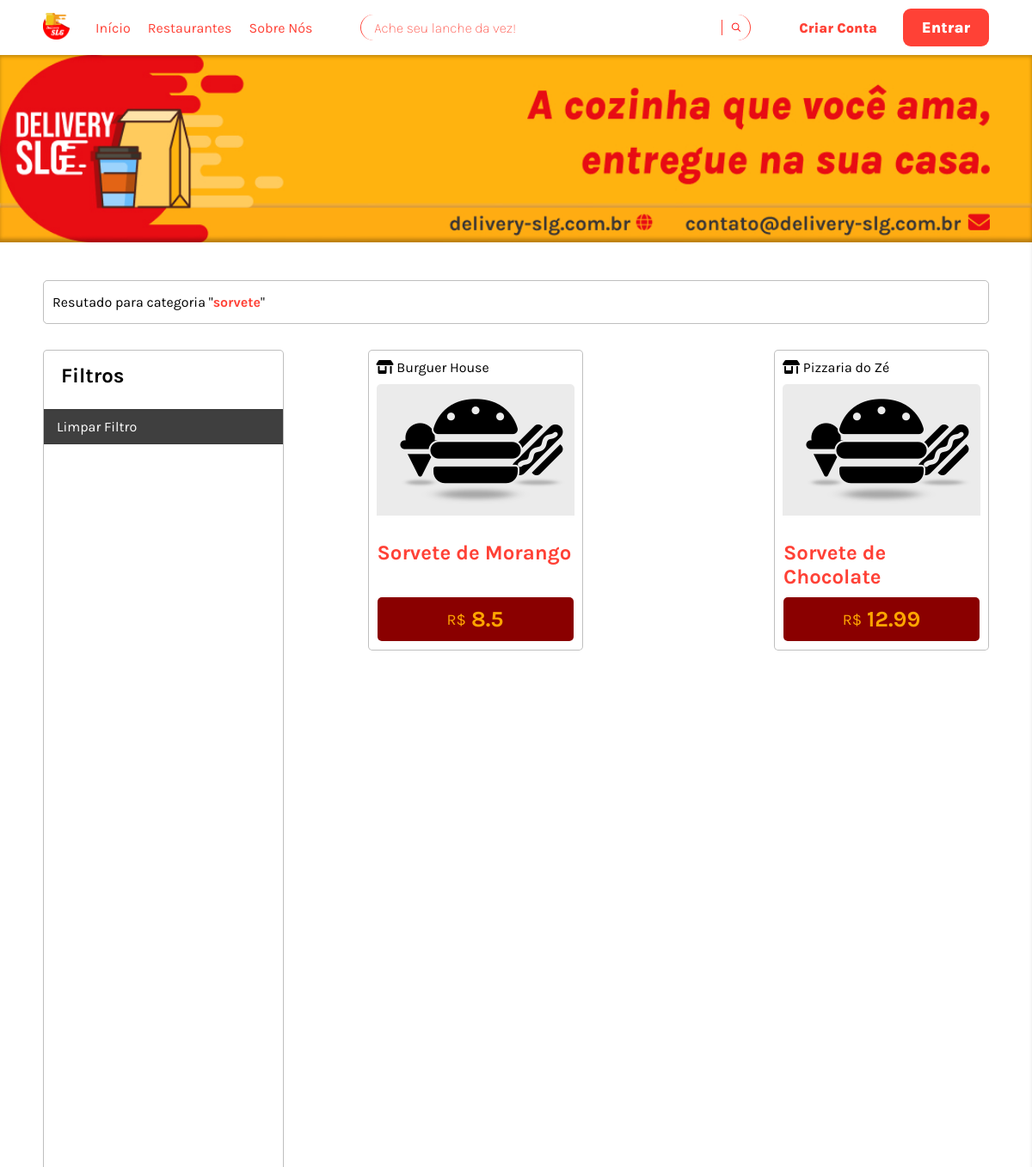
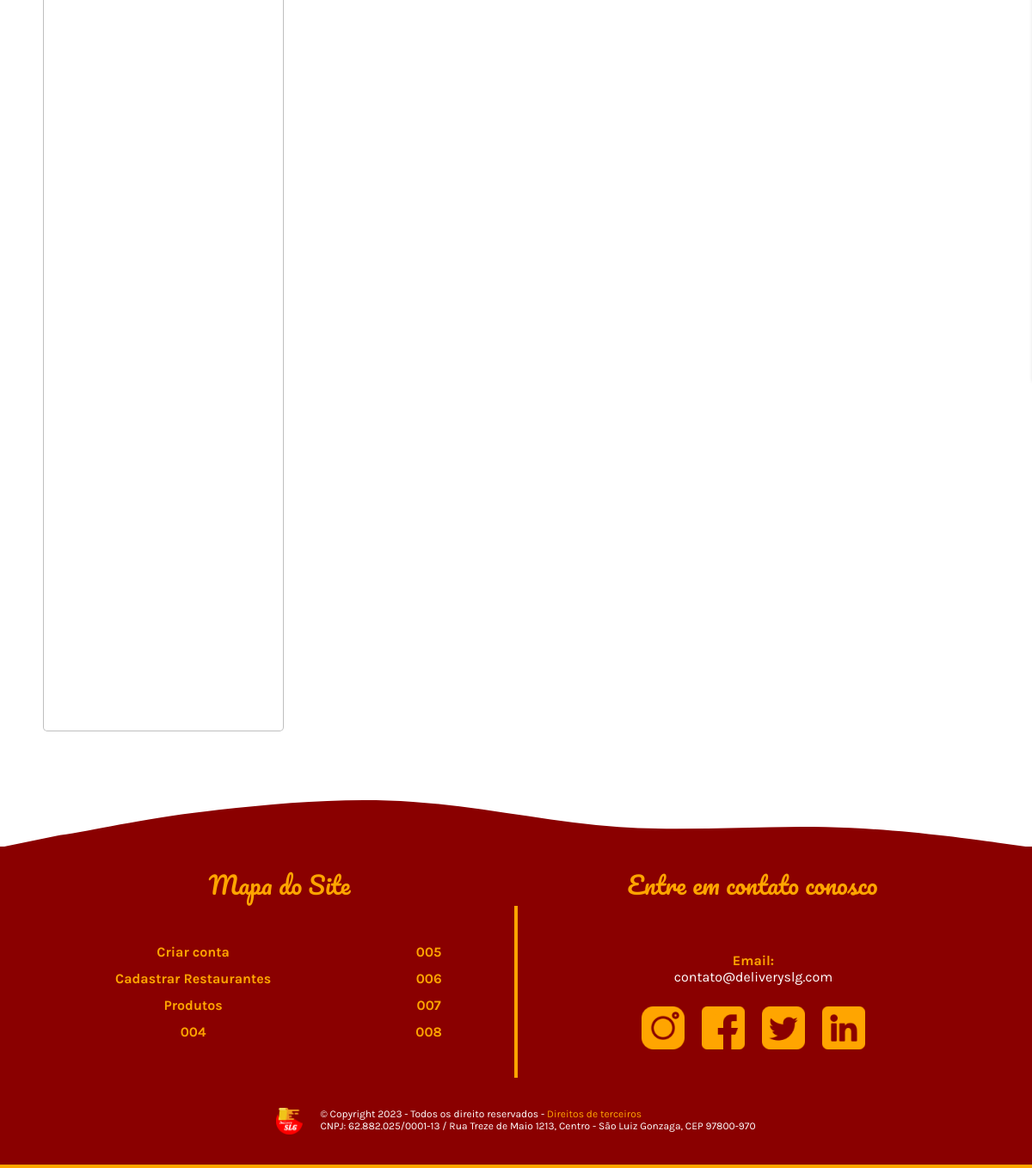
Page /pages/produtos.php?categoria=sorvete on the committed database (2 pictures, top to bottom).
### tables this page shows
CREATE TABLE IF NOT EXISTS `produtos` (
  `id` int(11) NOT NULL AUTO_INCREMENT,
  `nome` varchar(100) NOT NULL,
  `descricao` varchar(250) NOT NULL,
  `imagem` varchar(255) DEFAULT '/delivery-slg.com.br/assets/images/default-images/lanches-produtos.png',
  `preco` decimal(10,2) NOT NULL,
  `categoria` enum('sorvete','pastel','pizza','açai','frango_frito','hamburguer','cachorro_quente','x_burguer') NOT NULL,
  `id_Restaurante` int(11) NOT NULL,
  PRIMARY KEY (`id`),
  KEY `id_Restaurante` (`id_Restaurante`)
);

CREATE TABLE IF NOT EXISTS `restaurantes` (
  `id` int(11) NOT NULL AUTO_INCREMENT,
  `nome` varchar(100) NOT NULL,
  `rua` varchar(100) NOT NULL,
  `numero` varchar(10) NOT NULL,
  `complemento` varchar(400),
  `bairro` varchar(40) NOT NULL,
  `email` varchar(100) NOT NULL,
  `telefone` varchar(11) NOT NULL,
  `cnpj` varchar(14) NOT NULL,
  `hora_Funcionamento` varchar(100) NOT NULL,
  `formas_De_Pagamento` set('dinheiro','cartao_credito','cartao_debito','pix') DEFAULT 'dinheiro' NOT NULL,
  `chave_Pix` varchar(150) NOT NULL,
  `senha` varchar(100) NOT NULL,
  `forma_De_Entrega` set('Retirada no Local','Motoboy') DEFAULT 'Retirada no Local' NOT NULL,
  `ativo` tinyint(1),
  `imagem` VARCHAR(255) DEFAULT '/delivery-slg.com.br/assets/images/default-images/restaurante.png' NOT NULL,
  PRIMARY KEY (`id`)
);

### source/dao/produtosDAO.php (called while the page is built, shortened)
<?php
require_once($_SERVER['DOCUMENT_ROOT'] . '/delivery-slg.com.br/source/classes/produtos.class.php');
class ProdutoDAO
{
  function BuscarProdutosPorCategoria(string $categoria) {
    $conection = ConexaoBD();
    try {
      if (!empty($categoria)) {
        $stmt = $conection->prepare('SELECT * FROM `produtos` WHERE `categoria` = "' . $categoria . '"');
      } else {
        $stmt = $conection->prepare("SELECT * FROM produtos ORDER BY categoria ASC");
      }
      $stmt->execute();
      if ($stmt->rowCount()) {
        $produto = new Produtos();
        while ($result = $stmt->fetch(PDO::FETCH_OBJ)) {
          $produto->setId($result->id);
          $produto->setNome($result->nome);
          $produto->setDescricao($result->descricao);
          $produto->setImagem($result->imagem);
          $produto->setPreco($result->preco);
          $produto->setCategoria($result->categoria);
          $produto->setId_Restaurante($result->id_Restaurante);
          $arr[] = clone $produto;
        }
        return $arr;
      } else {
        return FALSE;
      }
    } catch (PDOException $ex) {
      $_SESSION['mensagemError'] = 'Erro ao buscar produtos com categoria' . $ex->getMessage();
      $_SESSION['erroSucessOrFail'] = false;
      throw $ex;
      die();
    }
  }
}

### source/controller/produtos_controller.php (called while the page is built, shortened)
<?php
require_once($_SERVER['DOCUMENT_ROOT'] . '/delivery-slg.com.br/source/dao/produtosDAO.php');
require_once($_SERVER['DOCUMENT_ROOT'] . '/delivery-slg.com.br/source/dao/restaurantesDAO.php');
class ProdutosController
{
  function BuscarNomeRestaurante(int $id)
  {
    $dao = new RestaurantesDAO();
    $restaurante = $dao->BuscarPorId($id);
    if (isset($restaurante) && !empty($restaurante)) {
      return $restaurante->getNome();
    }
    return 'Restaurante não encontrado';
  }
  function BuscarProdutosPorCategoria(string $categoria)
  {
    $dao = new ProdutoDAO();
    $produtos = $dao->BuscarProdutosPorCategoria($categoria);
    if (!empty($produtos) && $produtos !== false) {
      return $produtos;
    }
  }
}

### source/classes/produtos.class.php (called while the page is built, shortened)
<?php
class Produtos {
  private int $id;
  private int $id_Restaurante;
  private string $nome;
  private string $descricao;
  private string $imagem;
  private float $preco;
  public function getId(): int {
    return $this->id;
  }
  public function setId(int $id) {
    $this->id = $id;
  }
  public function getId_Restaurante(): int {
    return $this->id_Restaurante;
  }
  public function setId_Restaurante(int $id_Restaurante) {
    $this->id_Restaurante = $id_Restaurante;
  }
  public function getNome(): string {
    return $this->nome;
  }
  public function setNome(string $nome) {
    $this->nome = $nome;
  }
  public function getDescricao(): string {
    return $this->descricao;
  }
  public function setDescricao(string $descricao) {
    $this->descricao = $descricao;
  }
  public function getImagem(): string {
    return $this->imagem;
  }
  public function setImagem(string $imagem) {
    $this->imagem = $imagem;
  }
  public function getPreco(): float {
    return $this->preco;
  }
  public function setPreco(float $preco) {
    $this->preco = $preco;
  }
}

### source/dao/restaurantesDAO.php (called while the page is built, shortened)
<?php
require_once($_SERVER['DOCUMENT_ROOT'] . '/delivery-slg.com.br/source/classes/restaurantes.class.php');
class RestaurantesDAO
{
  function BuscarPorId(int $id)
  {
    $conection = ConexaoBD();
    try {
      $stmt = $conection->prepare('SELECT * FROM restaurantes WHERE id = :id');
      $stmt->bindValue(':id', $id);
      $stmt->execute();
      if ($stmt->rowCount()) {
        $restaurante = new Restaurantes();
        while ($result = $stmt->fetch(PDO::FETCH_OBJ)) {
          $restaurante->setId($result->id);
          $restaurante->setNome($result->nome);
          $restaurante->setRua($result->rua);
          $restaurante->setNumero($result->numero);
          $restaurante->setComplemento($result->complemento);
          $restaurante->setBairro($result->bairro);
          $restaurante->setEmail($result->email);
          $restaurante->setTelefone($result->telefone);
          $restaurante->setCnpj($result->cnpj);
          $restaurante->setHora_Funcionamento($result->hora_Funcionamento);
          $restaurante->setFormas_Pagamento($result->formas_De_Pagamento);
          $restaurante->setFormas_Entrega($result->forma_De_Entrega);
          $restaurante->setChave_Pix($result->chave_Pix);
          $restaurante->setSenha($result->senha);
          $restaurante->setAtivo($result->ativo);
          $restaurante->setImagem($result->imagem);
        }
        return $restaurante;
      } else {
        echo "Não foi possivel achar restaurante!";
        return FALSE;
      }
    } catch (PDOException $ex) {
      echo "Erro em encontrar esse restaurante";
      die();
    }
  }
}

### source/classes/restaurantes.class.php (called while the page is built, shortened)
<?php
class Restaurantes
{
  private string $nome;
  public function getNome(): string
  {
    return $this->nome;
  }
  public function setNome(string $nome)
  {
    $this->nome = $nome;
  }
}

### pages/produtos.php (the view, shortened to what this page needs)
<?php
require_once($_SERVER['DOCUMENT_ROOT'] . '/delivery-slg.com.br/source/controller/produtos_controller.php');
?>
<?php include_once('../includes/metas_gerais.php'); ?>
<link rel="stylesheet" href="../assets/style/all.css">
<link rel="stylesheet" href="../assets/style/produtos.css">
<link rel="stylesheet" href="../assets/style/media-queries/all.css">
<link rel="stylesheet" href="../assets/style/media-queries/produtos.css">
</head>
<body>
  <?php include('../includes/header.php'); ?>
  <main>
    <div class="max-width-page-limit">
      <picture class="banner-delivery">
        <source media="(max-width: 480px)" srcset="../assets/images/main/produtos/banner-delivery-480">
        <source media="(max-width: 768px)" srcset="../assets/images/main/produtos/banner-delivery-768">
        <img src="../assets/images/main/produtos/banner-delivery-medio-baixo.jpg" alt="Banner delivery slg A cozinha que você ama, entregue na sua casa.">
      </picture>
    </div>
    <div class="max-width-page-limit">
      <section class="max-width-content-limit main-content">
        <?php
        if (isset($_GET['busca']) && !empty($_GET['busca'])) {
        ?>
          <div class="resultado-busca">
            <p>Resutado para "<span class="busca"><?= $_GET['busca'] ?></span>"</p>
          </div>
        <?php
        } else if (isset($_GET['categoria']) && !empty($_GET['categoria'])) {
        ?>
          <div class="resultado-busca">
            <p>Resutado para categoria "<span class="busca"><?= $_GET['categoria'] ?></span>"</p>
          </div>
        <?php
        }
        ?>
        <div class="produtos-main-container">
          <div class="produtos-filtro">
            <div class="filtros-container">
              <h2 class="filtro-title">Filtros</h2>
              <div class="filtro-btn">
                <?php
                if (isset($_GET['busca']) || isset($_GET['categoria'])) {
                  ?>
                    <div class="filtro limpar-filtro"><a href="produtos.php">Limpar Filtro</a></div>
                  <?php
                }
                ?>
              </div>
            </div>
          </div>
          <div class="produtos-cards-lista" id="produtosCardLista">
            <?php
            $controller = new ProdutosController();
            if (isset($_GET) && (isset($_GET['campo']) && isset($_GET['ordem'])) || isset($_GET['busca']) || isset($_GET['categoria'])) {
              if (isset($_GET['busca'])) {
                $busca = addslashes(filter_input(INPUT_GET, 'busca'));
                try {
                  $produtos = $controller->BuscarProdutosPorNome($busca);
                } catch (Exception $ex) {
                  MsgPerssonalizadaDeErro();
                }
              } else if (isset($_GET['categoria'])) {
                $categoria = addslashes(filter_input(INPUT_GET, 'categoria'));
                try {
                  $produtos = $controller->BuscarProdutosPorCategoria($categoria);
                } catch (Exception $ex) {
                  MsgPerssonalizadaDeErro();
                }
              }
            } else {
              $produtos = $controller->BuscarProdutos();
            }
            if (!empty($produtos)) {
              foreach ($produtos as $row) :
            ?>
              <div class="card-produto">
                <div class="nome-image-restaurante">
                  <div class="restaurante-name">
                    <i class="fa-solid fa-shop"></i>
                    <span>
                      <?= $controller->BuscarNomeRestaurante($row->getId_Restaurante()) ?></span>
                  </div>
                  <div>
                    <img src="<?= $row->getImagem() ?>" alt="<?= $row->getNome() ?>">
                  </div>
                </div>
                <div class="informacoes-restaurante flip-card">
                  <div class="produto-nome-preco card-front">
                    <h2><?= $row->getNome() ?></h2>
                    <div class="produto-preco">
                      <span class="tipo-preco">
                        R$
                      </span>
                      <span class="valor-produto">
                        <?= $row->getPreco() ?>
                      </span>
                    </div>
                  </div>
                  <div class="card-back">
                    <p>
                      <?= $row->getDescricao() ?>
                    </p>
                    <button onclick="adicionarAoCarrinho(<?= $row->getId() ?>)" class="btn-adicionar-carrinho">
                    </button>
                  </div>
                </div>
              </div>
            <?php endforeach;
            } else {
              echo "Não foi possível retornar resusltados!";
            }
            ?>
          </div>
        </div>
      </section>
    </div>
  </main>
  <?php include_once('../includes/footer.php'); ?>
</body>
</html>

### assets/style/all.css (style rules this page uses)
* { padding: 0; margin: 0; box-sizing: border-box; }
body { background-color: #EAEAEA; }
.max-width-content-limit { max-width: 1180px; padding: 0 40px; margin: 0 auto; }
.max-width-page-limit { max-width: 1366px; height: 100%; background-color: #fff; margin: 0 auto; width: 100%; }
main { font-family: "Karla", sans-serif; width: 100%; }
main .main-content { padding: 40px; }

### rows in the picture
produtos: id_Restaurante.nome "Burguer House", imagem (picture), nome "Sorvete de Morango", preco "8.5", descricao "Delicioso sorvete de morango"
produtos: id_Restaurante.nome "Pizzaria do Zé", imagem (picture), nome "Sorvete de Chocolate", preco "12.99", descricao "Delicioso sorvete de chocolate"

### other values in the picture
$_GET['categoria'] "sorvete"
